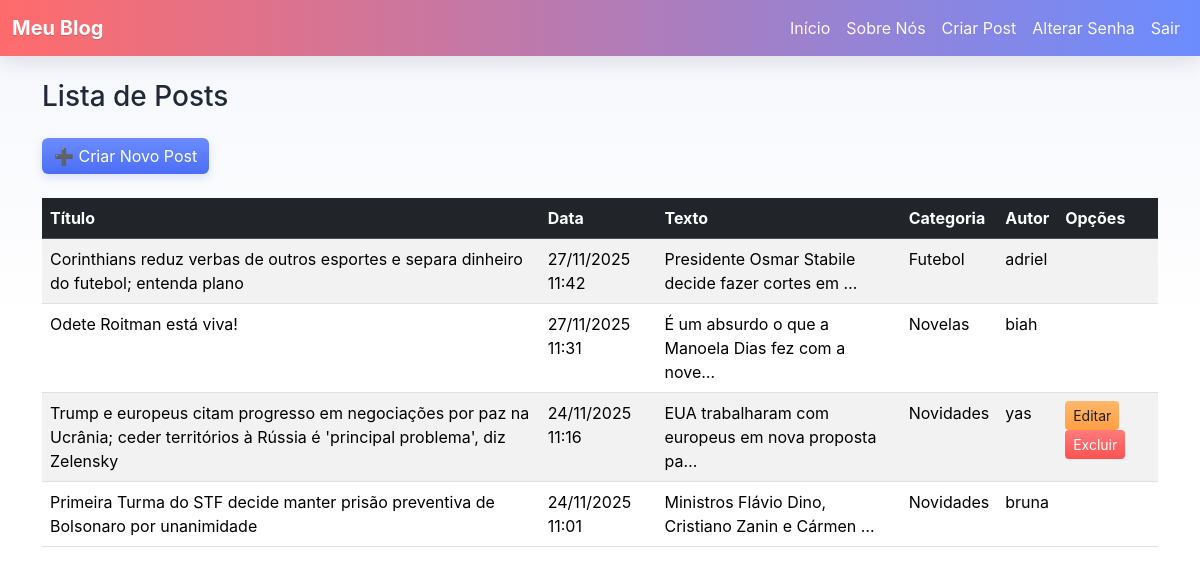
Screenshot of /posts/ (signed in) with the database file from the repository.
### paginas/models.py (models this page shows, shortened)
class Post(models.Model):
    titulo = models.CharField(max_length=255)
    data = models.DateTimeField(auto_now_add=True)
    texto = models.TextField()
    categoria = models.ForeignKey(Categoria, on_delete=models.PROTECT)
    autor = models.ForeignKey(User, on_delete=models.PROTECT)

class Categoria(models.Model):
    nome = models.CharField(max_length=100)
    def __str__(self):
        return f"{self.nome}"

### paginas/views.py (the view)
# urls.py: path('posts/', PostList.as_view(), name='post_list'),
class PostList(LoginRequiredMixin, ListView):
    model = Post
    template_name = 'paginas/listas/post.html'
    paginate_by = 6
    queryset = Post.objects.select_related('autor', 'categoria').order_by('-data')

### paginas/templates/paginas/listas/post.html (shortened to what this page needs)
{% extends "paginas/modelo.html" %}
{% block conteudo %}
    <h3 class="my-4">Lista de Posts</h3>
    <a href="{% url 'post_novo' %}" class="btn btn-primary mb-4">➕ Criar Novo Post</a>
    <div class="table-responsive">
        <table class="table table-striped table-hover">
            <thead class="table-dark">
                <tr>
                    <th scope="col">Título</th>
                    <th scope="col">Data</th>
                    <th scope="col">Texto</th>
                    <th scope="col">Categoria</th>
                    <th scope="col">Autor</th>
                    <th scope="col">Opções</th>
                </tr>
            </thead>
            <tbody>
                {% for obj in object_list %}
                    <tr data-href="{% url 'post_detail' obj.pk %}">
                        <td>{{ obj.titulo }}</td>
                        <td>{{ obj.data|date:"d/m/Y H:i" }}</td>
                        <td>{{ obj.texto|truncatechars:50 }}</td>
                        <td>{{ obj.categoria }}</td>
                        <td>{{ obj.autor }}</td>
                        <td>
                            {% if user.is_authenticated %}
                                {% if user.is_superuser or user == obj.autor %}
                                    <a href="{% url 'post_editar' obj.pk %}" class="btn btn-sm btn-warning">Editar</a>
                                    <form action="{% url 'post_excluir' obj.pk %}" method="post" style="display:inline;">
                                        <button type="submit" class="btn btn-sm btn-danger" onclick="return confirm('Confirma exclusão deste post?');">Excluir</button>
                                    </form>
                                {% endif %}
                            {% endif %}
                        </td>
                    </tr>
                {% empty %}
                    <tr>
                        <td colspan="6" class="text-center">Nenhum post encontrado.</td>
                    </tr>
                {% endfor %}
            </tbody>
        </table>
    </div>
{% endblock conteudo %}

### static/css/estilo.css (style rules this page uses)
:root { --brand-1: #ff6b6b; --brand-2: #6b8cff; --accent: #ffd166; --muted: #f4f6fb; --text-dark: #1f2937; }
html,body { height:100%; }
body { background: linear-gradient(180deg, var(--muted) 0%, #ffffff 40%); color:var(--text-dark); font-family: Inter, system-ui, -apple-system, 'Segoe UI', Roboto, 'Helvetica Neue', Arial; }
.btn-primary { background: linear-gradient(180deg, var(--brand-2) 0%, #4b6ef6 100%) !important; border: none !important; color: #fff; box-shadow: 0 4px 10px rgba(75,110,246,0.18); }
.btn-warning { background: linear-gradient(180deg, #ffb86b 0%, #ff9f43 100%) !important; color: #1f1f1f; border: none !important; }
.btn-danger { background: linear-gradient(180deg, #ff7b7b 0%, #ff5252 100%) !important; color: #fff; border: none !important; }
[data-href] { cursor: pointer; }

### rows the page displays
Post: titulo "Corinthians reduz verbas de outros esportes e separa dinheiro do futebol; entenda plano", data "27/11/2025 11:42", texto "Presidente Osmar Stabile decide fazer cortes em …", categoria "Futebol", autor "adriel"
Post: titulo "Odete Roitman está viva!", data "27/11/2025 11:31", texto "É um absurdo o que a Manoela Dias fez com a nove…", categoria "Novelas", autor "biah"
Post: titulo "Trump e europeus citam progresso em negociações por paz na Ucrânia; ceder territórios à Rússia é 'principal problema', diz Zelensky", data "24/11/2025 11:16", texto "EUA trabalharam com europeus em nova proposta pa…", categoria "Novidades", autor "yas", shows "Editar"
Post: titulo "Primeira Turma do STF decide manter prisão preventiva de Bolsonaro por unanimidade", data "24/11/2025 11:01", texto "Ministros Flávio Dino, Cristiano Zanin e Cármen …", categoria "Novidades", autor "bruna"
